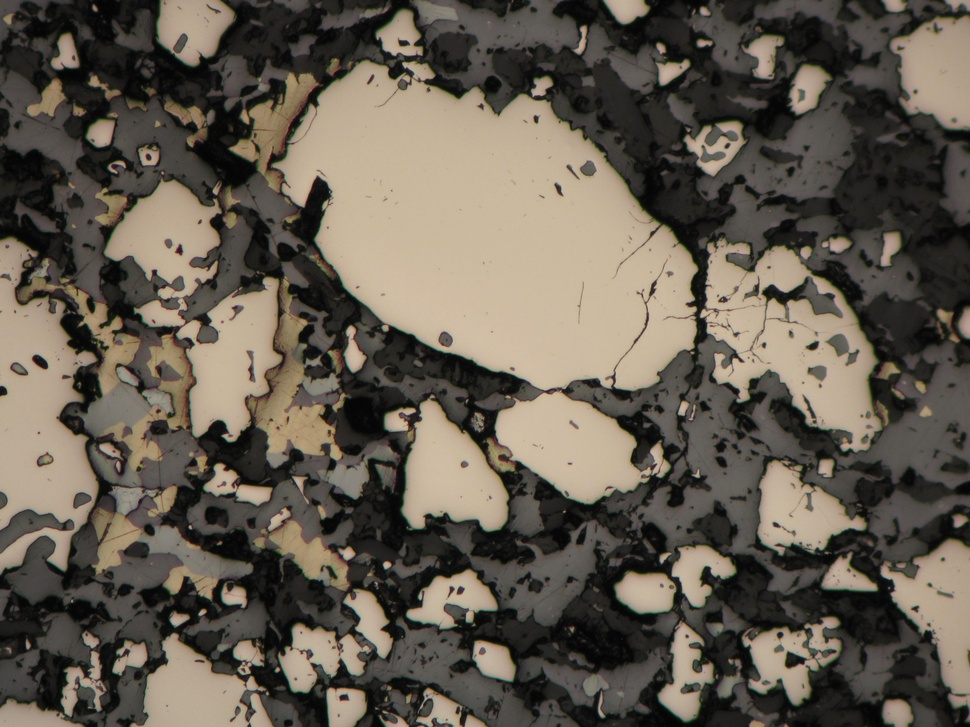
#> input picture 10.jpg, 970 x 727 px, shrunk from 3396 x 2547 before the run
$ python -i map_code.py   (imports and definitions only)
#> lines starting #> are read from the running program, lines starting #| are printed output that depends on the picture; after the words box and inside, x2 and y2 are one past the last pixel; in counts of white or black regions, pixels touching at a corner belong together
import cv2
import numpy as np
from scipy.optimize import curve_fit

def gaussian_2d(coords, A, x0, y0, sigma_x, sigma_y):
    x, y = coords
    return A * np.exp(-((x - x0) ** 2 / (2 * sigma_x ** 2) + (y - y0) ** 2 / (2 * sigma_y ** 2)))

def get_binary_image(chosen_channel, add_channel_1, add_channel_2, window_size=128) :
    processed_image = np.zeros_like(chosen_channel, dtype=np.uint8)
    height, width = chosen_channel.shape
    for y in range(0, height, window_size):
        for x in range(0, width, window_size):
            window = chosen_channel[y:y+window_size, x:x+window_size]
            add_window_1 = add_channel_1[y:y+window_size, x:x+window_size]
            add_window_2 = add_channel_2[y:y+window_size, x:x+window_size]

            mean_intensity = np.mean(window)
            std_intensity = np.std(window)

            threshold = mean_intensity + std_intensity

            binary_window = ((window > threshold) & (add_window_1 < np.mean(add_window_1) + \
                2*np.std(add_window_1)) & (add_window_2 < np.mean(add_window_2) + 2*np.std(add_window_2)))
            processed_image[y:y+window_size, x:x+window_size][binary_window] = 255
    return processed_image

def get_centroinds(chosen_channel, add_channel_1, add_channel_2):
    thresh = get_binary_image(chosen_channel, add_channel_1, add_channel_2)
    image = cv2.medianBlur(thresh, 9)

    contours, _ = cv2.findContours(image, cv2.RETR_EXTERNAL, cv2.CHAIN_APPROX_SIMPLE)

    areas = np.array([cv2.contourArea(contour) for contour in contours])
    mean_number = np.mean(areas) - 1.5 * np.std(areas)
    filtered_contours = [contour for contour, area in zip(contours, areas) if area >= mean_number]

    centroids = []
    intensities = []

    for contour in filtered_contours:
        M = cv2.moments(contour)
        if M['m00'] != 0:
            cX = int(M['m10'] / M['m00'])
            cY = int(M['m01'] / M['m00'])
            centroids.append((cX, cY))

            mask = np.zeros_like(image)
            cv2.drawContours(mask, [contour], -1, color=255, thickness=-1)
            mean_intensity = cv2.mean(chosen_channel / 255, mask=mask)[0]
            intensities.append(mean_intensity)

    centroids = np.array(centroids)
    intensities = np.array(intensities)

    #np.savetxt('centroids1.txt', centroids, delimiter=',', fmt='%d')

    '''
    output_image = image
    output_image = cv2.cvtColor(output_image, cv2.COLOR_GRAY2BGR)
    for c in centroids:
        cv2.circle(output_image, (c[0], c[1]), 7, (0, 0, 255), -1)
    cv2.imwrite(f'MiddleRes/centroids.png', output_image)
    '''
    return centroids, intensities

def get_map(image):
    red_channel = image[:, :, 0]
    green_channel = image[:, :, 1]
    blue_channel = image[:, :, 2]
    height, width = red_channel.shape

    x_min, x_max = int(width * 0.4), int(width * 0.6)
    y_min, y_max = int(height * 0.4), int(height * 0.6)
    min_intensities = [
        np.min(channel[x_min:x_max, y_min:y_max])
        for channel in [red_channel, green_channel, blue_channel]
    ]
    min_index = np.argmin(min_intensities)
    chosen_channel = [red_channel, green_channel, blue_channel][min_index]
    add_channel_1 = [green_channel, blue_channel, red_channel][min_index]
    add_channel_2 = [blue_channel, red_channel, green_channel][min_index]

    centroids, intensities = get_centroinds(chosen_channel, add_channel_1, add_channel_2)
    x_data = centroids[:, 0]
    y_data = centroids[:, 1]

    initial_guess = (1, np.mean(x_data), np.mean(y_data), 1000, 1000)

    popt, pcov = curve_fit(gaussian_2d, (x_data, y_data), intensities, p0=initial_guess, maxfev=10000)

    A_opt, x0_opt, y0_opt, sigma_x_opt, sigma_y_opt = popt

    height, width = image.shape[:2]
    x = np.linspace(0, width - 1, width)
    y = np.linspace(0, height - 1, height)
    X, Y = np.meshgrid(x, y)

    Z = gaussian_2d((X, Y), A_opt, x0_opt, y0_opt, sigma_x_opt, sigma_y_opt)

    #np.save('mask.npy', Z)
    return Z

>>> import cv2
>>> picture = cv2.imread('10.jpg')
#> picture is the input picture: shape (727, 970, 3); mean B, G, R 79.7, 91.2, 99
>>> result = get_map(picture)
#> in get_map, `blue_channel = image[:, :, 2]`:
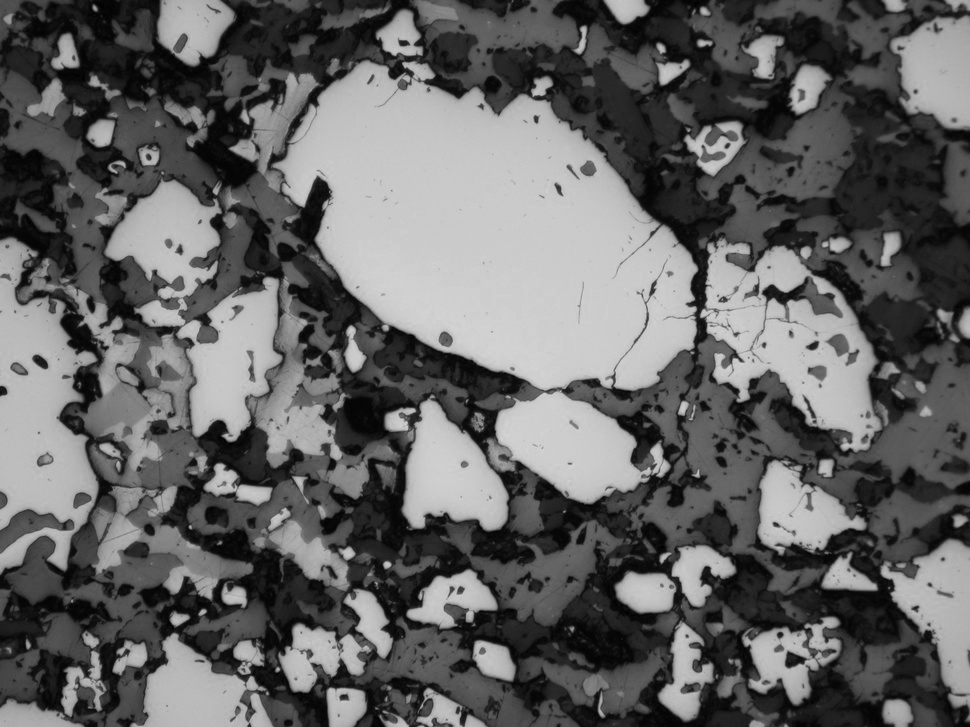
#> blue_channel: shape (727, 970); min 0, max 213, mean 99
#> in get_map, `min_intensities = [ np.min(channel[x_min:x_max, y_min:y_max]) for chan..`: min_intensities = [0, 4, 2]
#> in get_map, `min_index = np.argmin(min_intensities)`: min_index = 0
#> after the loop in get_binary_image, `for y in range(0, height, window_size):`:
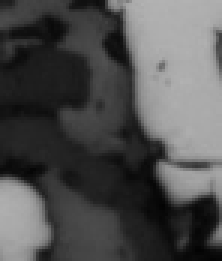
#> add_window_2: shape (87, 74) (shown 3 times larger); min 3, max 178, mean 79.5
#> after the loop in get_binary_image, `for y in range(0, height, window_size):`:
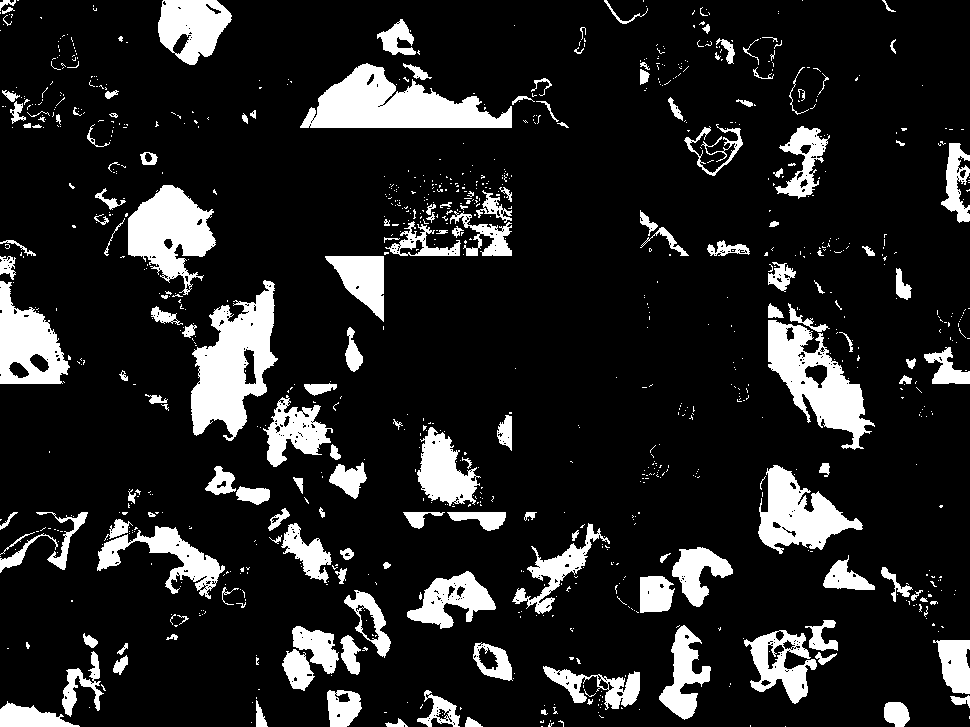
#> processed_image: shape (727, 970); 14% white; 977 white regions (813 under 20 px), largest, box (x1, y1, x2, y2) and area: (191, 280, 278, 441) 7476, (300, 63, 512, 128) 7437, (768, 320, 875, 450) 5744
#> after the loop in get_binary_image, `for y in range(0, height, window_size):`:
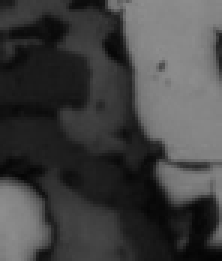
#> window: shape (87, 74) (shown 3 times larger); min 4, max 142, mean 65.5
#> in get_centroinds, `image = cv2.medianBlur(thresh, 9)`: image: shape (727, 970); 12.9% white; 106 white regions (12 under 20 px)
#> in get_centroinds, `contours, _ = cv2.findContours(image, cv2.RETR_EXTERNAL, cv2.CHAIN_APP..`: contours = 106 contours, 17 with area under 20; largest, box (x1, y1, x2, y2) and area: (191, 281, 276, 437) 7548, (302, 64, 512, 128) 7276, (768, 306, 869, 448) 6172, (128, 185, 215, 288) 5276, (0, 281, 69, 384) 4406
#> in get_centroinds, `areas = np.array([cv2.contourArea(contour) for contour in contours])`: areas = 106 values, max 7547.5 at index 63, min 0 at index 7, mean 823.8
#> in get_centroinds, `mean_number = np.mean(areas) - 1.5 * np.std(areas)`: mean_number = -1366.2
#> in get_centroinds, `filtered_contours = [contour for contour, area in zip(contours, areas)..`: filtered_contours has the same summary as contours
#> the loop in get_centroinds, `for contour in filtered_contours:` made 106 passes
#> (contour, cX, cY, mean_intensity) on passes 34, 55: ([[0, 523], [0, 528], [4, 524], [4, 523]], 1, 524, 0.553), ([[123, 375], [123, 377], [124, 376], [124, 375]], 123, 375, 0.537)
#> (cX, cY, mean_intensity) on passes 1 to 6: (397, 724, 0.541), (471, 723, 0.547), (259, 718, 0.567), (28, 717, 0.52), (896, 713, 0.506), (441, 711, 0.558)
#> after the loop in get_centroinds, `for contour in filtered_contours:`:
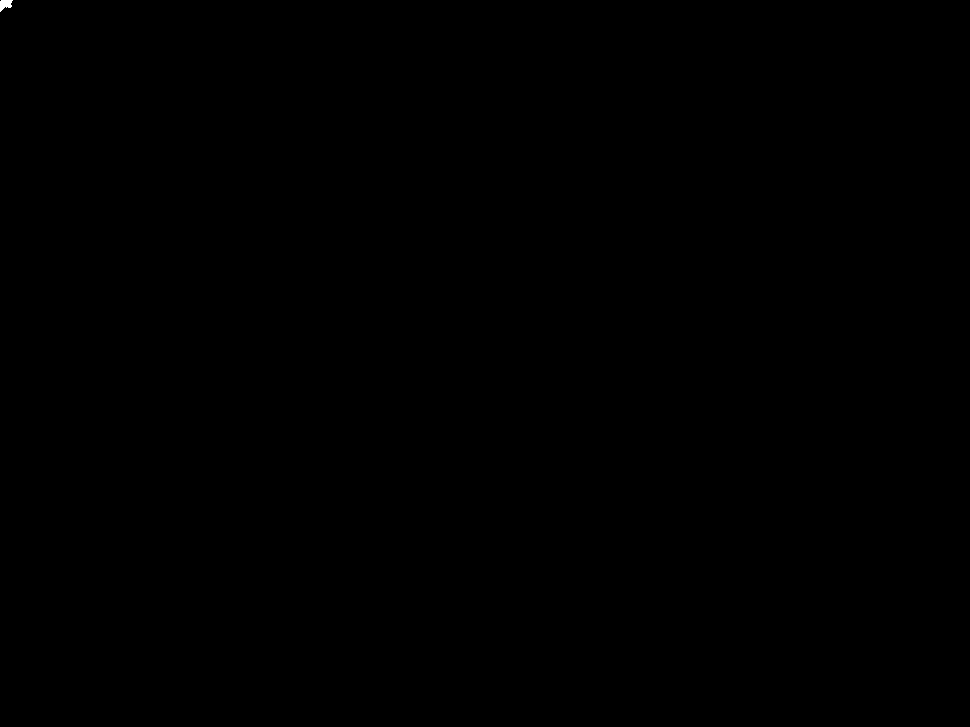
#> mask: shape (727, 970); 0.01% white; 1 white region, box (x1, y1, x2, y2) and area: (0, 0, 13, 12) 101
#> after the loop in get_centroinds, `for contour in filtered_contours:`: centroids = 104 pairs, first value 1 to 956, second value 3 to 724; intensities = 104 values, max 0.641 at index 48, min 0.265 at index 85, mean 0.498
#> in get_map, `x_data = centroids[:, 0]`: x_data = 104 values, max 956 at index 85, min 1 at index 32, mean 454.8
#> in get_map, `y_data = centroids[:, 1]`: y_data = 104 values, max 724 at index 0, min 3 at index 103, mean 394
#> in get_map, `initial_guess = (1, np.mean(x_data), np.mean(y_data), 1000, 1000)`: initial_guess = (1, 454.8, 394, 1000, 1000)
#> in get_map, `popt, pcov = curve_fit(gaussian_2d, (x_data, y_data), intensities, p0=..`: popt = [0.582, 426.5, 460.7, 634.6, 604.4]; pcov = [[0.000319, 0.0945, -0.185, -0.669, -1.14], [0.0945, 897.8, 3.76, -607.4, -176.4], [-0.185, 3.76, 1672.4, 128.8, 2650], [-0.669, -607.4, 128.8, 4626, 77.8], [-1.14, -176.4, 2650, 77.8, 12031.7]]
#> in get_map, `A_opt, x0_opt, y0_opt, sigma_x_opt, sigma_y_opt = popt`: A_opt = 0.582; x0_opt = 426.5; y0_opt = 460.7; sigma_x_opt = 634.6; sigma_y_opt = 604.4
#> in gaussian_2d (call 38), `x, y = coords`:
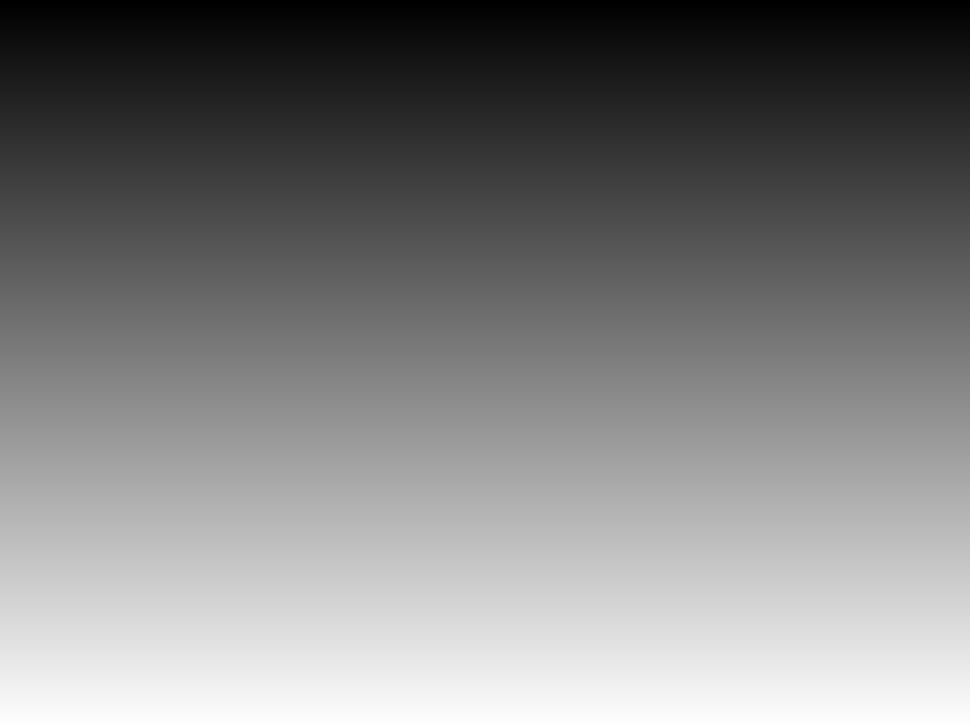
#> y: shape (727, 970) float64; min 0, max 726, mean 363; drawn with min black and max white
#> in gaussian_2d (call 38), `return A * np.exp(-((x - x0) ** 2 / (2 * sigma_x ** 2) + (y - y0) ** 2..`:
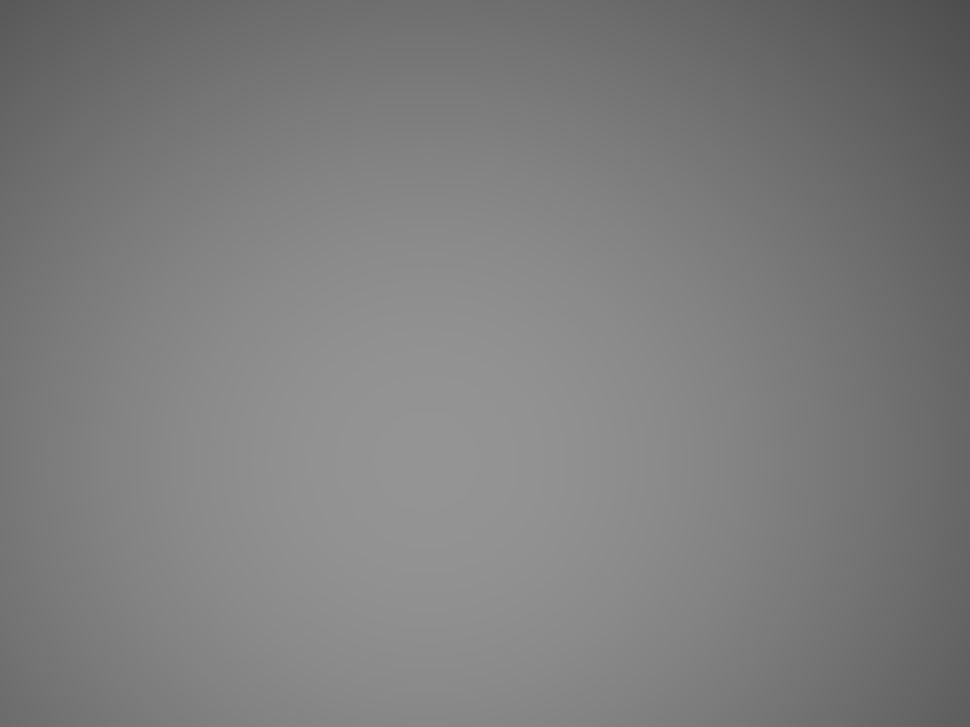
#> returned value: shape (727, 970) float64; min 0.302, max 0.582, mean 0.493
